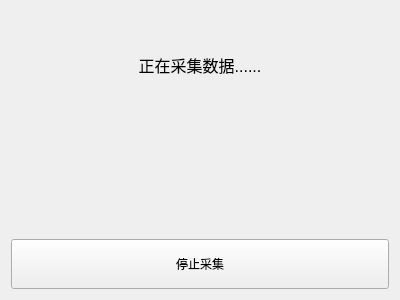
<?xml version="1.0" encoding="UTF-8"?>
<ui version="4.0">
 <class>Form</class>
 <widget class="QWidget" name="Form">
  <property name="geometry">
   <rect>
    <x>0</x>
    <y>0</y>
    <width>400</width>
    <height>300</height>
   </rect>
  </property>
  <property name="windowTitle">
   <string>Form</string>
  </property>
  <layout class="QVBoxLayout" name="verticalLayout">
   <item>
    <widget class="QLabel" name="label">
     <property name="font">
      <font>
       <pointsize>12</pointsize>
      </font>
     </property>
     <property name="layoutDirection">
      <enum>Qt::LeftToRight</enum>
     </property>
     <property name="text">
      <string>正在采集数据......</string>
     </property>
     <property name="textFormat">
      <enum>Qt::AutoText</enum>
     </property>
     <property name="alignment">
      <set>Qt::AlignCenter</set>
     </property>
    </widget>
   </item>
   <item>
    <widget class="QLabel" name="label_2">
     <property name="text">
      <string/>
     </property>
     <property name="pixmap">
      <pixmap resource="ziyuan.qrc">:/图标/Ico/loading.gif</pixmap>
     </property>
     <property name="alignment">
      <set>Qt::AlignCenter</set>
     </property>
    </widget>
   </item>
   <item>
    <widget class="QPushButton" name="pushButton">
     <property name="minimumSize">
      <size>
       <width>0</width>
       <height>50</height>
      </size>
     </property>
     <property name="text">
      <string>停止采集</string>
     </property>
    </widget>
   </item>
  </layout>
 </widget>
 <resources>
  <include location="ziyuan.qrc"/>
  <include location="../ziyuan.qrc"/>
 </resources>
 <connections/>
</ui>
